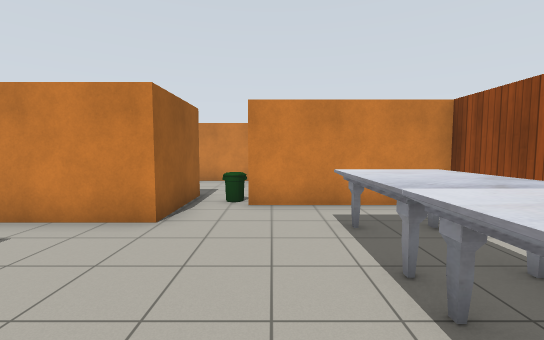
view 1 (above)

16 first-person views from a walk through a world built for the Gazebo simulator. The camera is 1.3 m above the floor, tilts 4° down and sees 90° across. The floor is counted in squares, 1 m on a side. Each view is taken from the middle of a square. On the plan, view 1 faces up. The plan holds only what a view shows up to about 13 squares ahead; the rest is blank. Robots are left out. Simple patterns stand in for the simulator's built-in surfaces.

view 2
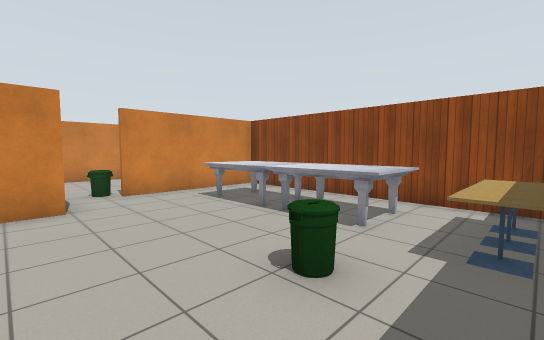

view 3
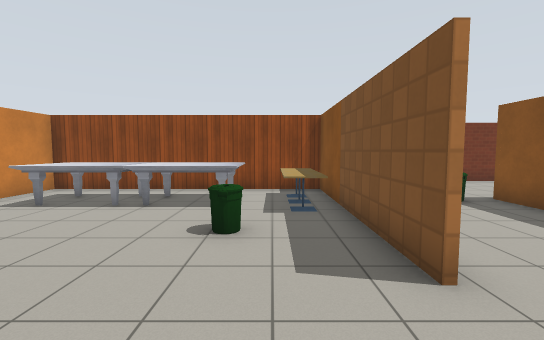

view 4
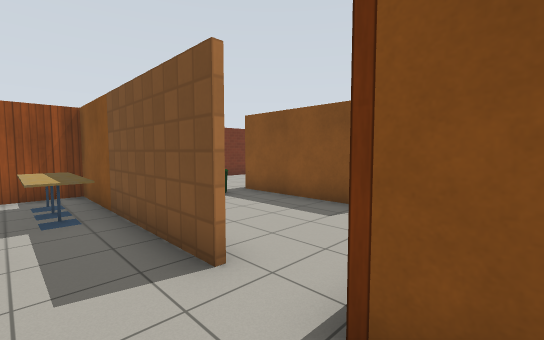

view 5
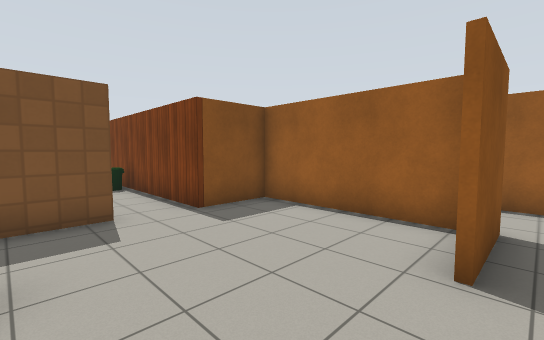

view 6
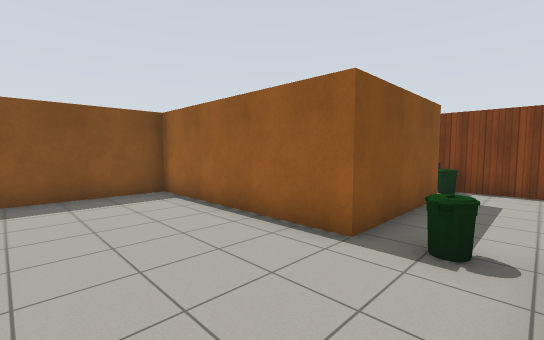

view 7
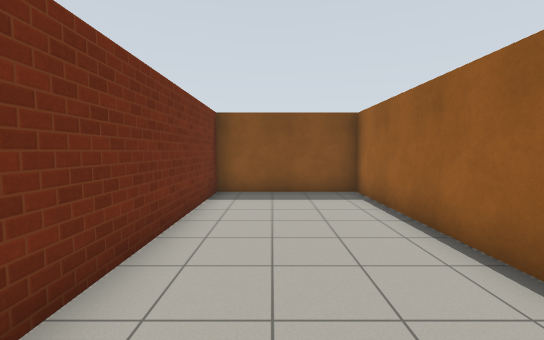

view 8
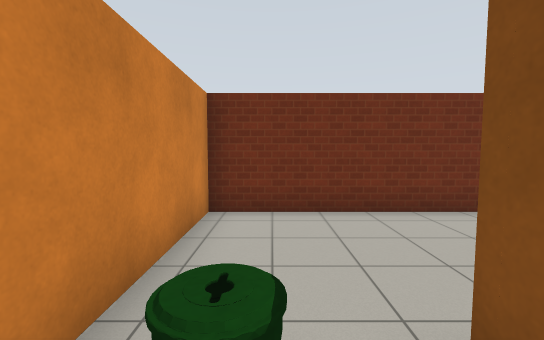

view 9
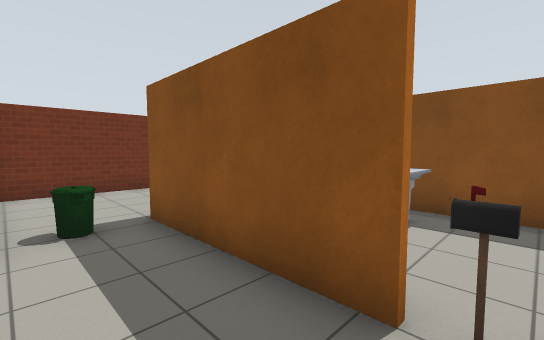

view 10
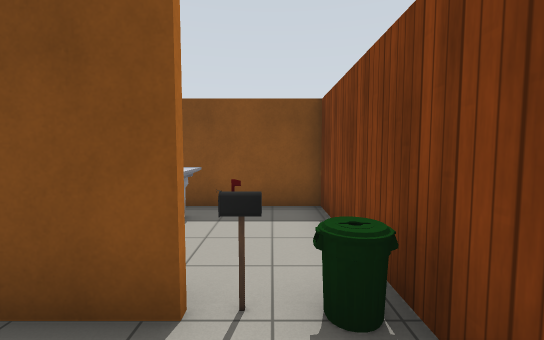

view 11
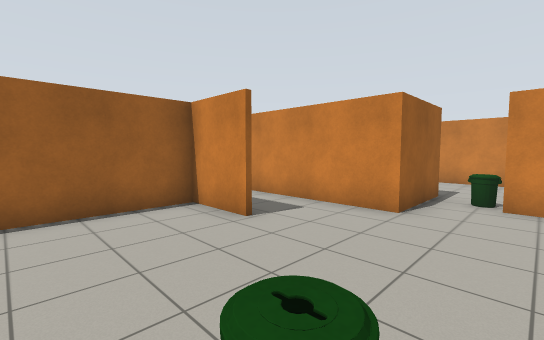

view 12
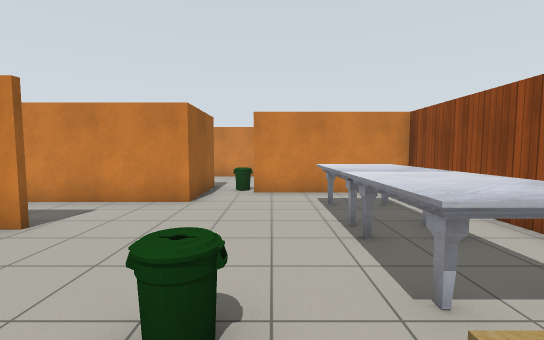

view 13
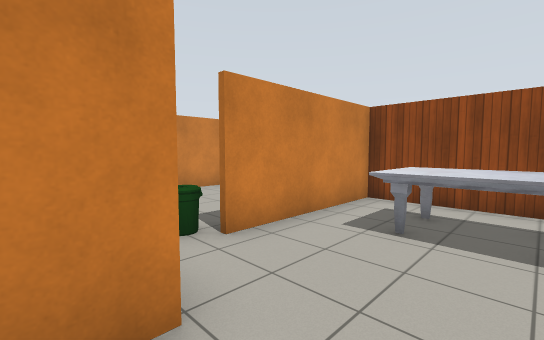

view 14
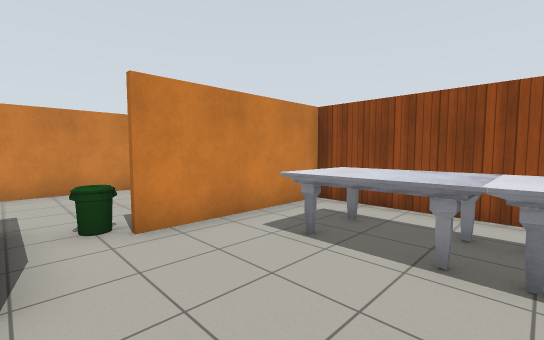

view 15
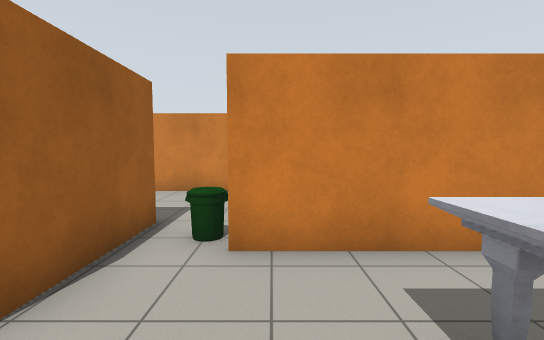

view 16
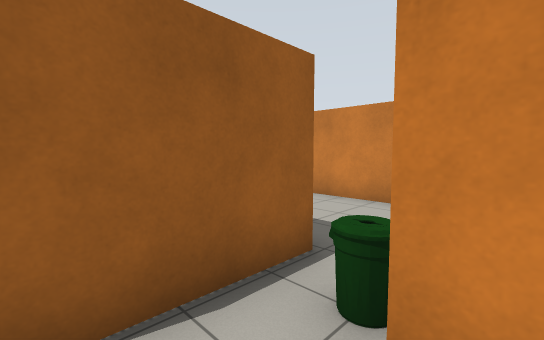

### Floor plan
Points are (right, up) in squares from view 1. A wall is a line through its corners. A room is listed if a view was taken in it or the views show most of it. See-through windows are left out.
Room 1 (views 1, 2, 3, 4, 5, 11, 12, 13, 14, 15, 16)
walls: (-4.1, 2.4) (-6.3, 2.4) (-6.3, -2.5) (-4.2, -2.5); (-2.1, 6.4) (-2.1, 4.9) (-6.9, 4.9); (-2.5, -2.5) (4.3, -2.5) (4.3, 6.5) (-0.6, 6.5); (-6.5, 2.6) (-4.1, 2.6)
ways out: opening at (-3, -3) to room 2; opening at (-5.5, 4)
objects: bin (-1, 0); cafe table (1, -2) to (1, -1); marble table (1, 0) to (3, 2); marble table (1, 3) to (3, 5); cafe table (2, -2) to (2, -1); cafe table (3, -2) to (3, -1)
Room 2 (views 6, 7, 8, 9, 10)
walls: (-2.4, -7) (2.3, -7) (2.3, -13.6) (6.7, -13.6) (6.7, -4.6) (2.2, -4.6); (-4.2, -2.5) (-4.2, -7.4)
ways out: opening at (-3, -3) to room 1
objects: bin (-4, -7); postbox (-3, -7); bin (2, -6)

Where each view was taken, in squares from view 1:
view 1: 0 up, 0 right, facing up
view 2: 2 down, 3 left, facing up-right
view 3: 1 down, 5 left, facing right
view 4: 1 down, 5 left, facing down-right
view 5: 3 up, 1 left, facing down-left
view 6: 5 down, 6 right, facing down-left
view 7: 5 down, 5 right, facing down
view 8: 6 down, 1 right, facing right
view 9: 5 down, 3 left, facing down-right
view 10: 5 down, 3 left, facing down
view 11: 1 down, 0 right, facing up-left
view 12: 2 down, 0 right, facing up
view 13: 3 up, 3 left, facing up-right
view 14: 2 up, 2 left, facing up-right
view 15: 3 up, 0 right, facing up
view 16: 5 up, 0 right, facing up-left
